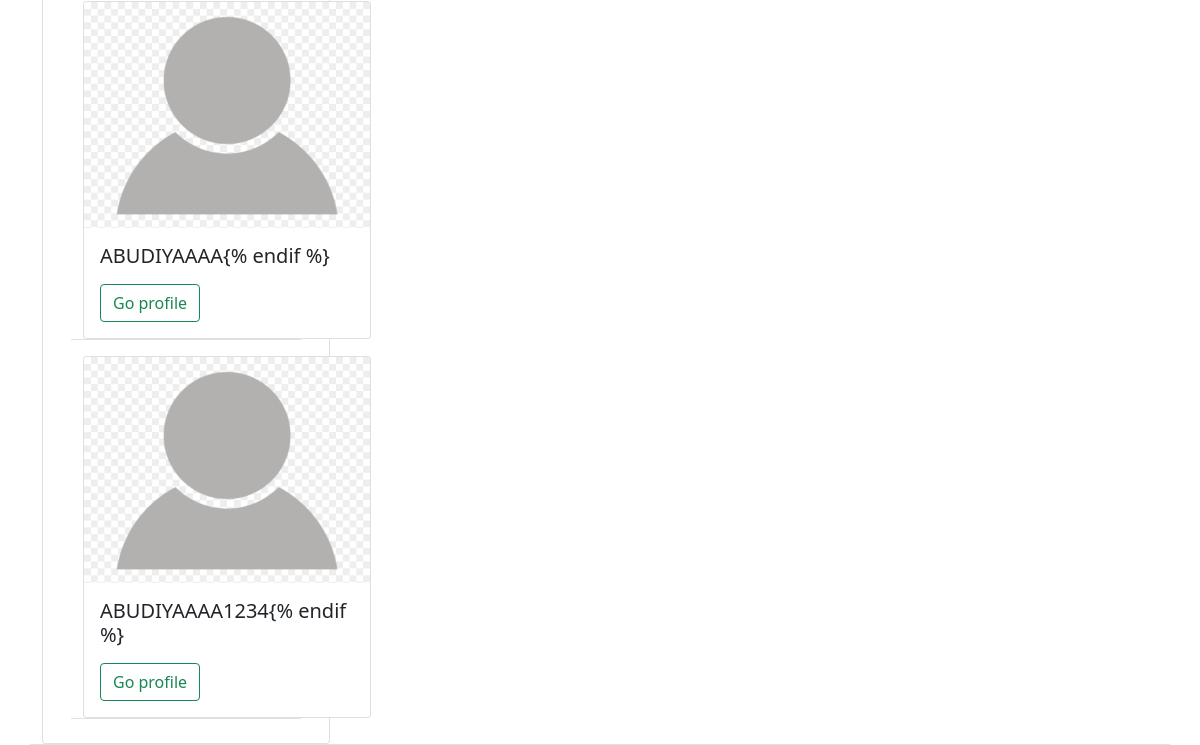
The app's page /social/ (signed in, lower part), older data.
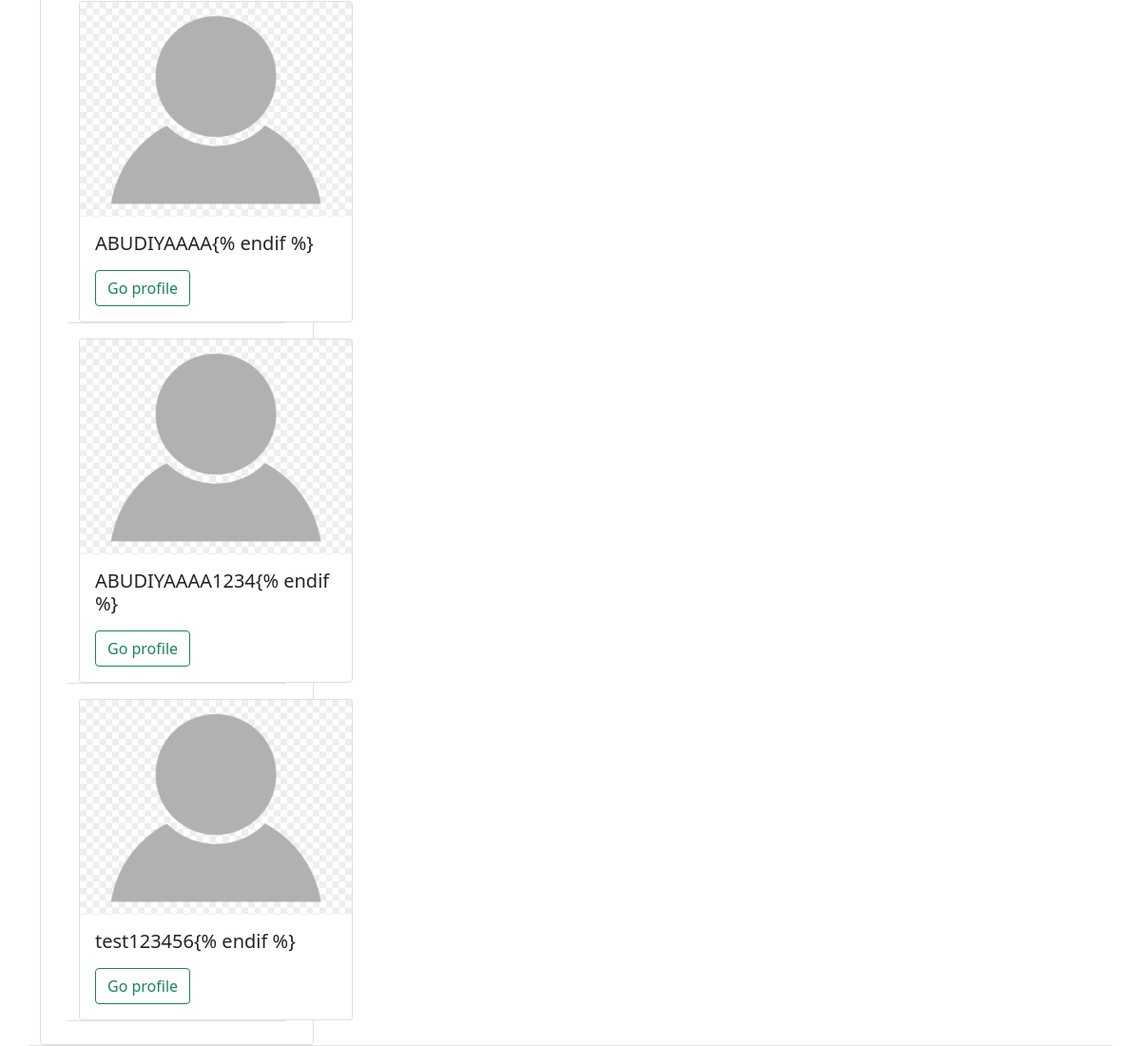
The same page, newer data.
### social/models.py (models this page shows)
class UserProfile(models.Model):
    user = models.OneToOneField(User, primary_key=True, verbose_name='user',
                                related_name='profile', on_delete=models.CASCADE)
    name = models.CharField(max_length=30, blank=True, null=True)
    bio = models.TextField(max_length=500, blank=True, null=True)
    birth_date = models.DateField(blank=True, null=True)
    location = models.CharField(max_length=100, blank=True, null=True)
    picture = models.ImageField(upload_to='uploads/profile_pictures',
                                default='uploads/profile_pictures/default.png', blank=True)
    followers = models.ManyToManyField(
        User, blank=True, related_name='followers')
    online = models.BooleanField(default=False)

### social/views.py (the view, shortened to what this page needs)
# urls.py: path('', PostListView.as_view(), name='post_list'),
class PostListView(LoginRequiredMixin, View):
    def get(self, request, *args, **kwargs):
        logged_in_user = request.user
        posts = Post.objects.filter(
            author__profile__followers__in=[logged_in_user.id]
        ).order_by('-created_on')
        form = PostForm()
        profile = UserProfile.objects.all().order_by('-followers')
        context = {'post_list': posts,
                   'form': form,
                   'profiles': profile
                   }
        return render(request, 'social/post_list.html', context)

### landing/templatetags/custom_tags.py (called while the page is built)
@register.inclusion_tag('social/show_notifications.html', takes_context=True)
def show_notifications(context):
    request_user = context['request'].user
    notifications = Notification.objects.filter(
        to_user=request_user).exclude(user_has_seen=True).order_by('-date')
    return {'notifications': notifications}

### social/templates/social/post_list.html (shortened to what this page needs)
{% extends "landing/base.html" %} {% load crispy_forms_tags %} {% block content %}
{% if post_list %} {% for post in post_list%}
<div class="container">
  <div class="row justify-content-center mt-3">
    <div class="col md-5 col-sm-12 border-bottom">
      <div class="">
        <a href="{% url 'profile' post.author.profile.pk%}">
          <img
            src="{{post.author.profile.picture.url}}"
            alt=""
            class="rounded-circle"
            style="float: left; margin-right: 1rem"
            height="30"
            width="30"
          />
          <p style="padding-top: 0.5 rem">
            <a
              href="{% url 'profile' post.author.profile.pk%}"
              style="text-decoration: none"
              class="text-primary"
            >
              @{{post.author}}
            </a>
            {{post.created_on}}
          </p>
        </a>
      </div>
      <div class="position-relative">
        {% if post.image %}
        <img src="{{post.image.url}}" class="post-image" />
        {% endif %}
        <p>{{post.body}}</p>
        <a href="{%url 'post_detail' post.pk%}" class="stretched-link"></a>
      </div>
      <div class="d-flex flex-row">
        <form class="" action="{% url 'like' post.pk%}" method="post">
          {% csrf_token %}
          <input type="hidden" name="next" value="{{request.path}}" />
          <button
            type="submit"
            style="
              background-color: transparent;
              border: none;
              box-shadow: none;
            "
          >
            <i class="far fa-thumbs-up"></i>
            <span>{{post.likes.all.count}}</span>
          </button>
        </form>
        <form class="" action="{% url 'dislike' post.pk%}" method="post">
          {% csrf_token %}
          <input type="hidden" name="next" value="{{request.path}}" />
          <button
            type="submit"
            style="
              background-color: transparent;
              border: none;
              box-shadow: none;
            "
          >
            <i class="far fa-thumbs-down"></i>
            <span>{{post.dislikes.all.count}}</span>
          </button>
        </form>
      </div>
    </div>
  </div>
</div>
{% endfor %} {% else %}
{% for profile in profiles %} {% if profile.user != request.user %}
<div class="container">
  <div class="row justify-content-center mt-3">
    <div class="col md-5 col-sm-12 border-bottom">
      <div class="card" style="width: 18rem">
        <img src="{{profile.picture.url}}" class="card-img-top" alt="..." />
        <div class="card-body">
          <h5 class="card-title">
            {% if profile.name %}{{profile.name}}{% else %}{{profile.user}}{%
            endif %}
          </h5>
          <a
            href="{% url 'profile' profile.pk%}"
            class="btn btn-outline-success"
            >Go profile</a
          >
        </div>
      </div>
    </div>
  </div>
</div>
{% endif %} {% endif %} {% endfor %} {% endif %} {% endblock %}

### landing/templates/landing/base.html (shortened to what this page needs)
<!DOCTYPE html>
{% load static %} {%load crispy_forms_tags%}
<html lang="en">
  <head>
    <link
      href="https://cdn.jsdelivr.net/npm/bootstrap@5.0.2/dist/css/bootstrap.min.css"
      rel="stylesheet"
    />
  </head>
  <body>
    {% include "landing/navbar.html" %} {% block content %}{% endblock %}
  </body>
</html>

### landing/templates/landing/navbar.html (shortened to what this page needs)
{% load custom_tags %}

### landing/templates/landing/base.html (style rules this page uses)
:root { --send-bg: #0B93F6; --send-color: white; --receive-bg: #E5E5EA; --receive-text: black; --page-background: white; }

Row changes from the older to the newer data that the page shows:
added UserProfile: picture (placeholder picture), user "test123456"
